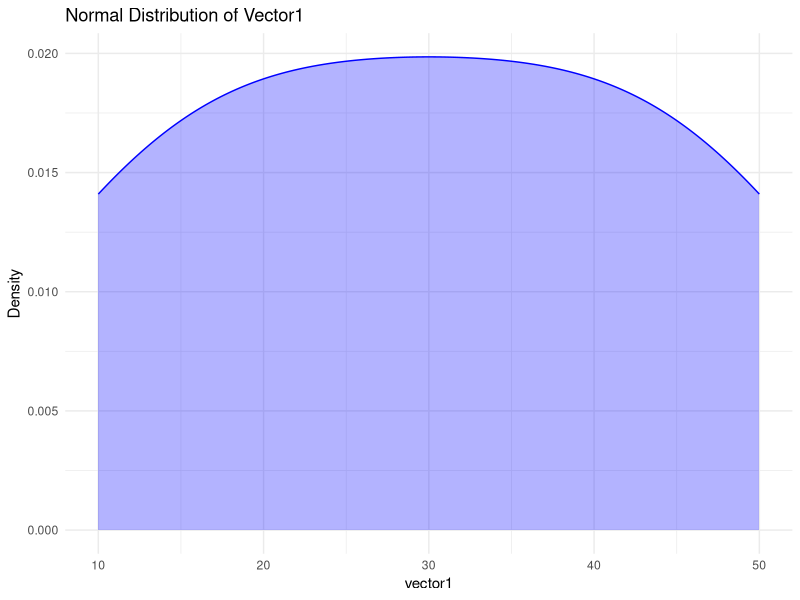
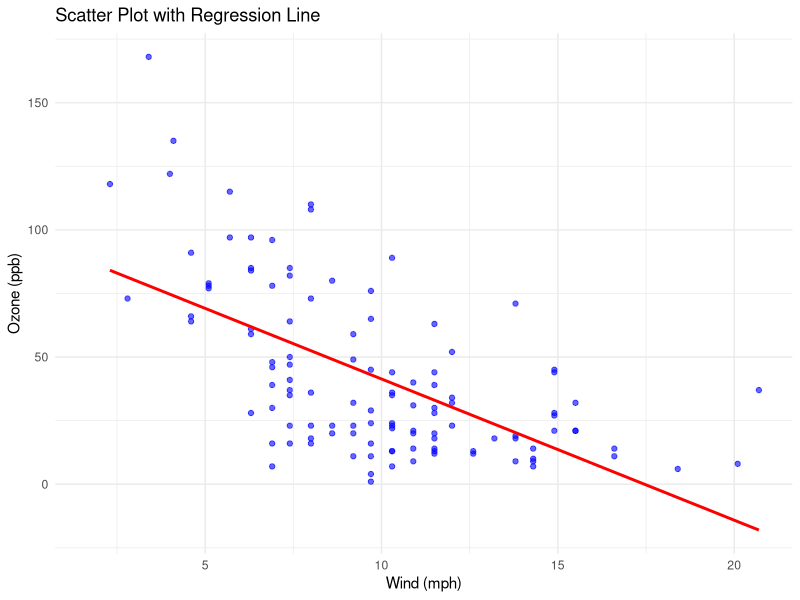
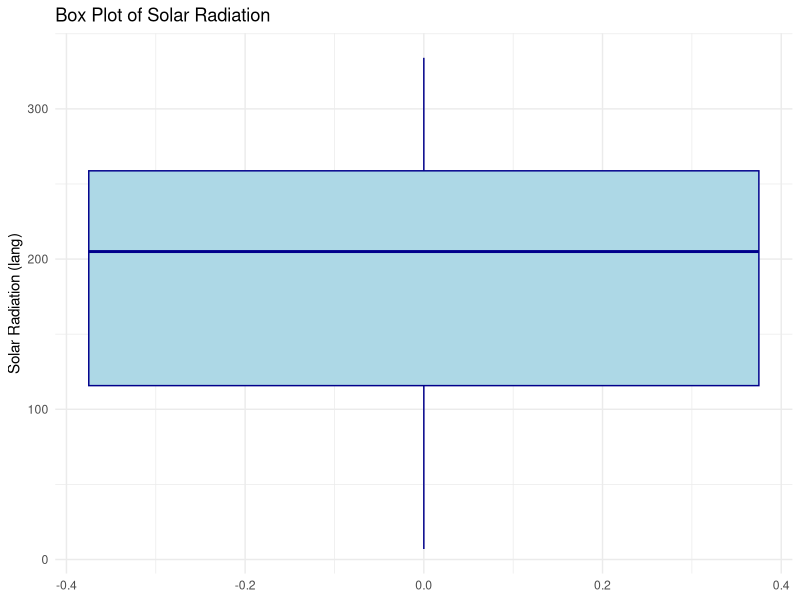

Write R code to recreate these figures, in order.
#TASK 1 PART 1
#  Create two vectors
vector1 <- c(10, 20, 30, 40, 50)
vector2 <- c(5, 15, 25, 35, 45)

# Create a data frame with the two vectors
data <- data.frame(vector1, vector2)

# Print the data frame to see the output
print(data)

#PART 2
#Plot a normal distribution based on vector1
library(ggplot2)
ggplot(data, aes(x = vector1)) + 
  geom_density(color = "blue", fill = "blue", alpha = 0.3) + 
  labs(title = "Normal Distribution of Vector1", x = "vector1", y = "Density") + 
  theme_minimal()


#TASK 2 PART 1
# Load necessary library
library(ggplot2)
#  Load the air quality dataset
data("airquality")
# Print the first few rows of the dataset to see the structure
head(airquality)
#  Create a scatter plot with a regression line
ggplot(airquality, aes(x = Wind, y = Ozone)) + 
  geom_point(color = "blue", alpha = 0.6) +  # Scatter plot
  geom_smooth(method = "lm", color = "red", se = FALSE) +  # Regression line
  labs(title = "Scatter Plot with Regression Line", x = "Wind (mph)", y = "Ozone (ppb)") + 
  theme_minimal()

#TASK 3

# Create a box plot for the Solar.R variable
ggplot(airquality, aes(y = Solar.R)) + 
  geom_boxplot(fill = "lightblue", color = "darkblue") + 
  labs(title = "Box Plot of Solar Radiation", y = "Solar Radiation (lang)") + 
  theme_minimal()
